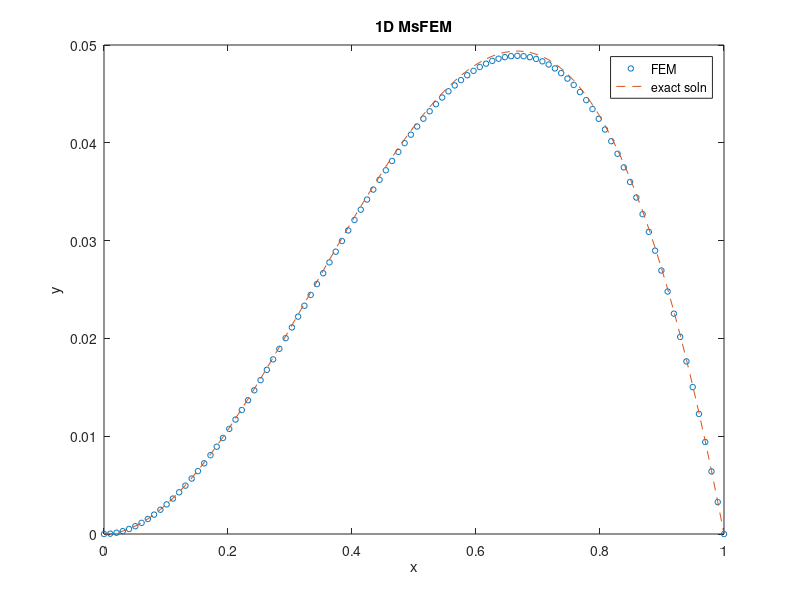

Write the MATLAB code that produced this figure.
% k(x) = 1/x
clf; clc;
n = 100;
h = 1/n;
x = linspace(0, 1, n);

A = zeros(n, n);

for i = 2:n-1
     A(i, i) = 1/(x(i)^2/2 - x(i-1)^2/2) + ...
         1/(x(i+1)^2/2 - x(i)^2/2);
     A(i, i - 1) = -1/(x(i)^2/2 - x(i-1)^2/2);
     A(i, i + 1) = -1/(x(i+1)^2/2 - x(i)^2/2);
end
A = A(2:n-1, 2:n-1);
f = h*ones(n-2, 1);
xfem = A\f;
y = 1/3*x.^2 - x.^3/3;
plot(x, [0; xfem; 0], 'o', 'MarkerSize',4);
hold on;
plot(x, y, '--');
xlabel('x');
ylabel('y');
legend('FEM', 'exact soln');
title('1D MsFEM');
    
